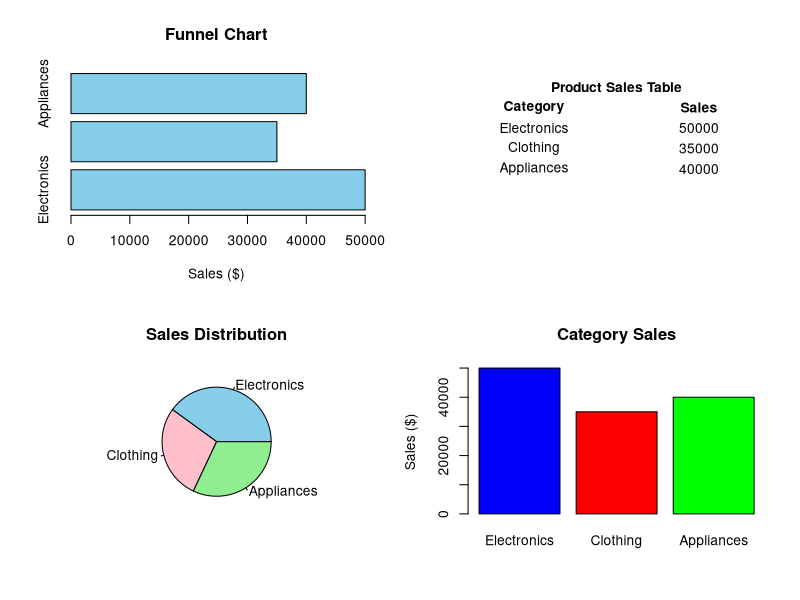

Generate this figure with R:
# Dataset
category <- data.frame(
  Category = c("Electronics", "Clothing", "Appliances"),
  Sales = c(50000, 35000, 40000)
)

# Display 2 rows × 2 columns
par(mfrow = c(2,2))

# 1. Funnel Representation (Horizontal Bar Chart)
barplot(category$Sales,
        names.arg = category$Category,
        horiz = TRUE,
        col = "skyblue",
        main = "Funnel Chart",
        xlab = "Sales ($)")

# 2. Table
plot.new()
text(0.5,0.9,"Product Sales Table",font=2)

text(0.2,0.75,"Category",font=2)
text(0.8,0.75,"Sales",font=2)

text(0.2,0.60,"Electronics")
text(0.8,0.60,"50000")

text(0.2,0.45,"Clothing")
text(0.8,0.45,"35000")

text(0.2,0.30,"Appliances")
text(0.8,0.30,"40000")

# 3. Pie Chart
pie(category$Sales,
    labels = category$Category,
    col = c("skyblue","pink","lightgreen"),
    main = "Sales Distribution")

# 4. Bar Chart
barplot(category$Sales,
        names.arg = category$Category,
        col = c("blue","red","green"),
        main = "Category Sales",
        ylab = "Sales ($)")
